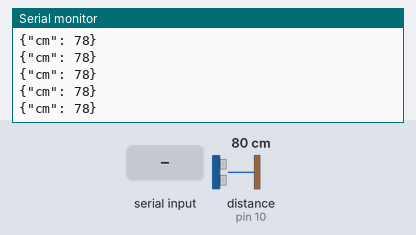
The sketch below on a simulated Arduino Uno, built with avr-gcc and run on an emulated ATmega328P. On the bench: the last lines printed to the serial monitor. Wiring (inferred from the names in the program): ultrasonic range finder: trigger pin 9; echo pin 10. Inputs (shaded band) come from the test bench; at power-on: distance to the obstacle (sensor on pin 10) 80 cm. The echo pulse lasts 58.3 µs per cm.

Above: at 1.3 s.
1.4 s: distance to the obstacle (sensor on pin 10) set to 2 cm
At 2.6 s:
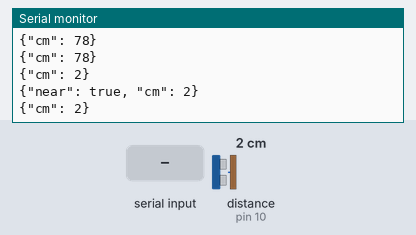
3.4 s: "ping\n" received over Serial
4.9 s: "status\n" received over Serial
At 5.1 s:
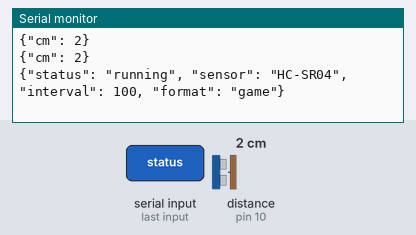
6.4 s: distance to the obstacle (sensor on pin 10) set to 250 cm
At 6.6 s:
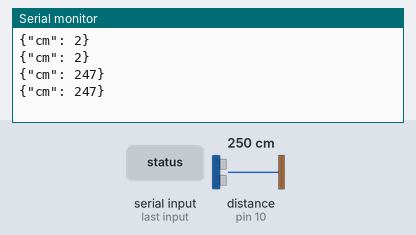
9.4 s: "interval:\n" received over Serial
10.9 s: "format:game\n" received over Serial
Timing chart, 0 to 13.4 s (numbered marks = the images above; inputs shaded):
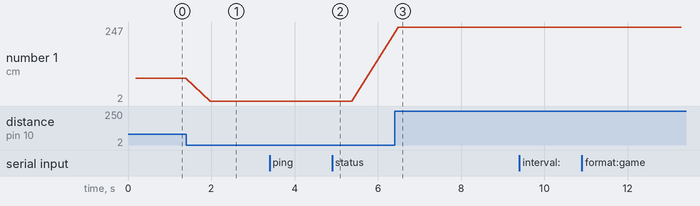

The sketch:

ultrasonic_arduino.ino
```cpp
/*
 * 초음파 센서 시리얼 테스트 코드 (게임 프로젝트 호환)
 * HC-SR04 초음파 센서를 사용하여 거리를 측정하고 시리얼로 전송
 * 기존 게임 프로젝트와 호환되는 데이터 형식 지원
 */

// 핀 정의
const int TRIG_PIN = 9;    // 트리거 핀
const int ECHO_PIN = 10;   // 에코 핀

// 설정
const int MEASURE_INTERVAL = 100;  // 측정 간격 (ms)
const int MAX_DISTANCE = 400;      // 최대 측정 거리 (cm)
const int MIN_DISTANCE = 2;        // 최소 측정 거리 (cm)
const int NEAR_THRESHOLD = 28;      // 근접 감지 임계값 (cm)

// 변수
unsigned long lastMeasureTime = 0;
int distance = 0;
bool isConnected = false;
bool nearDetected = false;

// 데이터 형식 설정
const bool USE_GAME_FORMAT = true;  // 게임 프로젝트 형식 사용
const bool USE_JSON_FORMAT = true;  // JSON 형식 사용

void setup() {
  // 시리얼 통신 초기화
  Serial.begin(9600);

  // 핀 모드 설정
  pinMode(TRIG_PIN, OUTPUT);
  pinMode(ECHO_PIN, INPUT);

  // 버퍼 클리어
  Serial.flush();
  delay(100);

  // 초기화 완료 신호
  if (USE_JSON_FORMAT) {
    Serial.println("{\"status\": \"ready\", \"message\": \"Ultrasonic sensor initialized for game\"}");
  } else {
    Serial.println("Ultrasonic sensor initialized for game");
  }
  Serial.flush();

  // 연결 상태 확인
  isConnected = true;
}

void loop() {
  unsigned long currentTime = millis();

  // 정해진 간격으로 측정
  if (currentTime - lastMeasureTime >= MEASURE_INTERVAL) {
    distance = measureDistance();

    if (distance > 0) {
      sendData(distance);

      // 근접 감지
      if (distance <= NEAR_THRESHOLD && !nearDetected) {
        nearDetected = true;
        sendNearSignal();
      } else if (distance > NEAR_THRESHOLD && nearDetected) {
        nearDetected = false;
      }
    }

    lastMeasureTime = currentTime;
  }

  // 시리얼 명령 처리
  if (Serial.available() > 0) {
    String command = Serial.readStringUntil('\n');
    command.trim();
    handleCommand(command);
  }
}

int measureDistance() {
  // 트리거 핀 초기화
  digitalWrite(TRIG_PIN, LOW);
  delayMicroseconds(2);

  // 트리거 신호 발생 (10μs)
  digitalWrite(TRIG_PIN, HIGH);
  delayMicroseconds(10);
  digitalWrite(TRIG_PIN, LOW);

  // 에코 신호 대기 및 측정
  long duration = pulseIn(ECHO_PIN, HIGH, 30000); // 30ms 타임아웃

  // 거리 계산 (cm)
  int distance = duration * 0.034 / 2;

  // 유효 범위 체크
  if (distance < MIN_DISTANCE || distance > MAX_DISTANCE) {
    distance = -1; // 측정 실패
  }

  return distance;
}

void sendData(int distance) {
  if (USE_GAME_FORMAT) {
    // 게임 프로젝트 호환 형식
    if (USE_JSON_FORMAT) {
      // JSON 형식: {"cm": 25} (기존 게임 형식)
      String jsonData = "{\"cm\": " + String(distance) + "}";
      Serial.println(jsonData);
      Serial.flush(); // 버퍼 즉시 전송
    } else {
      // 간단한 형식: cm=25
      Serial.println("cm=" + String(distance));
      Serial.flush(); // 버퍼 즉시 전송
    }
  } else {
    // 테스트용 상세 형식
    if (USE_JSON_FORMAT) {
      String jsonData = "{\"distance\": " + String(distance) +
                       ", \"timestamp\": " + String(millis()) +
                       ", \"unit\": \"cm\"}";
      Serial.println(jsonData);
      Serial.flush(); // 버퍼 즉시 전송
    } else {
      Serial.println("Distance: " + String(distance) + " cm");
      Serial.flush(); // 버퍼 즉시 전송
    }
  }
}

void sendNearSignal() {
  if (USE_GAME_FORMAT) {
    // 게임 프로젝트 호환 형식
    if (USE_JSON_FORMAT) {
      // JSON 형식: {"near": true, "cm": 4}
      String jsonData = "{\"near\": true, \"cm\": " + String(distance) + "}";
      Serial.println(jsonData);
      Serial.flush(); // 버퍼 즉시 전송
    } else {
      // 간단한 형식: near=true
      Serial.println("near=true");
      Serial.flush(); // 버퍼 즉시 전송
    }
  } else {
    // 테스트용 형식
    if (USE_JSON_FORMAT) {
      String jsonData = "{\"near\": true, \"distance\": " + String(distance) + "}";
      Serial.println(jsonData);
      Serial.flush(); // 버퍼 즉시 전송
    } else {
      Serial.println("NEAR DETECTED: " + String(distance) + " cm");
      Serial.flush(); // 버퍼 즉시 전송
    }
  }
}

void handleCommand(String command) {
  if (command == "ping") {
    if (USE_JSON_FORMAT) {
      Serial.println("{\"status\": \"pong\", \"message\": \"Arduino is alive\"}");
    } else {
      Serial.println("pong");
    }
  }
  else if (command == "status") {
    if (USE_JSON_FORMAT) {
      Serial.println("{\"status\": \"running\", \"sensor\": \"HC-SR04\", \"interval\": " + String(MEASURE_INTERVAL) + ", \"format\": \"game\"}");
    } else {
      Serial.println("status: running, interval: " + String(MEASURE_INTERVAL) + "ms");
    }
  }
  else if (command == "measure") {
    int dist = measureDistance();
    sendData(dist);
  }
  else if (command == "near") {
    sendNearSignal();
  }
  else if (command.startsWith("interval:")) {
    int newInterval = command.substring(9).toInt();
    if (newInterval >= 50 && newInterval <= 5000) {

      if (USE_JSON_FORMAT) {
        Serial.println("{\"status\": \"updated\", \"interval\": " + String(MEASURE_INTERVAL) + "}");
      } else {
        Serial.println("interval updated: " + String(MEASURE_INTERVAL) + "ms");
      }
    } else {
      if (USE_JSON_FORMAT) {
        Serial.println("{\"status\": \"error\", \"message\": \"Invalid interval (50-5000ms)\"}");
      } else {
        Serial.println("error: invalid interval");
      }
    }
  }
  else if (command == "format:game") {

    if (USE_JSON_FORMAT) {
      Serial.println("{\"status\": \"updated\", \"format\": \"game\"}");
    } else {
      Serial.println("format: game");
    }
  }
  else if (command == "format:test") {

    if (USE_JSON_FORMAT) {
      Serial.println("{\"status\": \"updated\", \"format\": \"test\"}");
    } else {
      Serial.println("format: test");
    }
  }
  else {
    if (USE_JSON_FORMAT) {
      Serial.println("{\"status\": \"error\", \"message\": \"Unknown command: " + command + "\"}");
    } else {
      Serial.println("error: unknown command");
    }
  }
}

// 추가 유틸리티 함수들
void sendRawData(int distance) {
  // 간단한 텍스트 형식으로 데이터 전송
  Serial.println("Distance: " + String(distance) + " cm");
}

void sendDetailedData(int distance) {
  // 상세한 정보와 함께 데이터 전송
  String detailedData = "{\"distance\": " + String(distance) +
                       ", \"timestamp\": " + String(millis()) +
                       ", \"unit\": \"cm\"" +
                       ", \"voltage\": " + String(analogRead(A0) * 5.0 / 1024.0) +
                       ", \"free_memory\": " + String(freeMemory()) + "}";
  Serial.println(detailedData);
}

// 메모리 사용량 확인 함수
int freeMemory() {
  extern int __heap_start, *__brkval;
  int v;
  return (int) &v - (__brkval == 0 ? (int) &__heap_start : (int) __brkval);
}
```

Measured:
- after the input at 1.4 s, the serial monitor: prints a new line after 0.58 s (image 1)
- after the input at 4.9 s, the serial monitor: prints a new line at once (image 2)
- after the input at 6.4 s, the serial monitor: prints a new line after 0.09 s (image 3)
- plotted number 1: 78 → 2 after the input at 1.4 s, 2 → 247 after the input at 6.4 s
